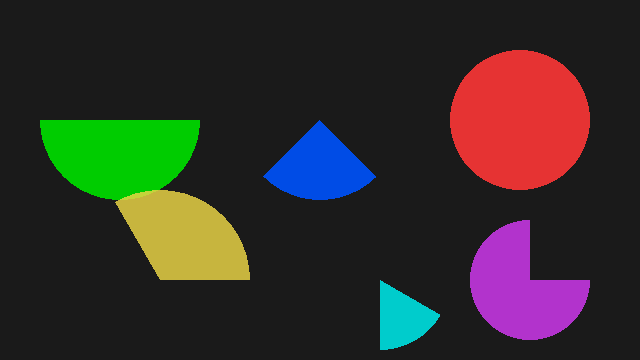
#> input picture tools/jpov/test/arc2d_640x360.png, 640 x 360 px
$ python rot_avg.py --src ../test/arc2d_640x360.png
#> lines starting #> are read from the running program, lines starting #| are printed output that depends on the picture; after the words box and inside, x2 and y2 are one past the last pixel; in counts of white or black regions, pixels touching at a corner belong together
#!/usr/bin/env python3
"""rot_avg.py — 旋转平均 / 角向低通：让火舌在任意旋转角下都不「露馅」。

输入单通道 alpha（256²），输出同尺寸。
提供 4 种方案（外加原始对照）：

  full      : 全角度平均（0..360，每 10° 一次）→ 最各向同性，但会丢火焰方向感
  limited   : 有限角度加权平均（±30°，Gaussian σ=12°）→ 保留向上，磨掉尖角
  ang_lp    : 极坐标角向低通（沿 θ 做 circular Gaussian，σ=10°）→ 只削高频角向结构
  harmonic  : 角向 Fourier 只留 DC + 1 次谐波（可选 2 次）→ 保留主轴、去掉尖角

用法：
  python3 rot_avg.py --src <png> --out /tmp/rotavg
"""

import argparse
import os

import cv2
import numpy as np
from PIL import Image
from scipy.ndimage import gaussian_filter1d


def load_alpha(path):
#> called with path = '../test/arc2d_640x360.png'
    im = Image.open(path).convert("RGBA")
#> im is the input picture: PIL image 640x360 RGBA; mean R, G, B, A 49.2, 44.5, 39.5, 253.5
    a = np.array(im, dtype=np.float32)[..., 3] / 255.0
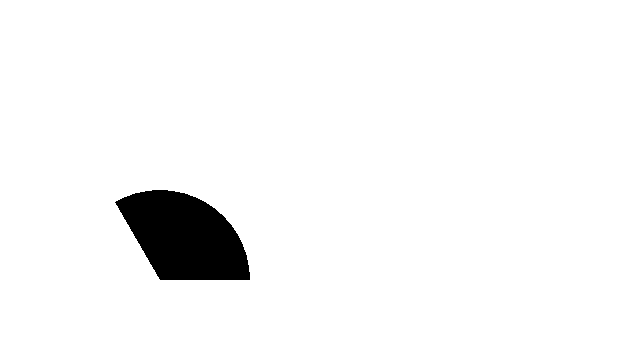
#> a: shape (360, 640) float32; values 0.839 (black) and 1 (white), 96.3% white; 1 black region, box (x1, y1, x2, y2) and area: (115, 190, 250, 280) 8463
    if a.max() < 1e-3:
        a = np.array(im.convert("L"), dtype=np.float32) / 255.0
    return a


def rotate(L, deg):
    h, w = L.shape
    M = cv2.getRotationMatrix2D((w / 2 - 0.5, h / 2 - 0.5), deg, 1.0)
    return cv2.warpAffine(L, M, (w, h), flags=cv2.INTER_LINEAR,
                          borderMode=cv2.BORDER_CONSTANT, borderValue=0.0)


def norm(L):
    m = L.max()
    return np.clip(L / m, 0, 1) if m > 0 else L


def avg_full(L, step=10):
    acc = np.zeros_like(L)
    n = 0
    for d in range(0, 360, step):
        acc += rotate(L, d)
        n += 1
    return norm(acc / n)


def avg_limited(L, half=30.0, sigma=12.0, step=2.0):
    acc = np.zeros_like(L)
    wsum = 0.0
    d = -half
    while d <= half + 1e-6:
        w = np.exp(-0.5 * (d / sigma) ** 2)
        acc += w * rotate(L, d)
        wsum += w
        d += step
    return norm(acc / max(wsum, 1e-6))


def avg_weighted_all(L, sigma_deg=60.0, step=5.0):
    """全角度加权平均（向上保留一点偏置）：σ 越大越各向同性。"""
    acc = np.zeros_like(L)
    wsum = 0.0
    d = -180.0
    while d < 180.0:
        w = np.exp(-0.5 * (d / sigma_deg) ** 2)
        acc += w * rotate(L, d)
        wsum += w
        d += step
    return norm(acc / max(wsum, 1e-6))


def _polar(L, R=None, A=720):
    h, w = L.shape
    R = R or int(min(h, w) // 2)
    return cv2.warpPolar(L, (R, A), (w / 2 - 0.5, h / 2 - 0.5), R,
                         cv2.WARP_POLAR_LINEAR)


def _unpolar(P, shape):
    h, w = shape
    R, A = P.shape[1], P.shape[0]
    return cv2.warpPolar(P, (w, h), (w / 2 - 0.5, h / 2 - 0.5), R,
                         cv2.WARP_POLAR_LINEAR + cv2.WARP_INVERSE_MAP)


def avg_ang_lp(L, sigma_deg=10.0, A=720):
    P = _polar(L, A=A)
    sig = sigma_deg / 360.0 * A
    P = gaussian_filter1d(P, sig, axis=0, mode="wrap")
    return norm(_unpolar(P, L.shape))


def avg_harmonic(L, keep=1, A=720):
    P = _polar(L, A=A)
    F = np.fft.rfft(P, axis=0)
    if keep is not None:
        F[keep + 1:, :] = 0
    P2 = np.fft.irfft(F, n=A, axis=0)
    return norm(_unpolar(P2.real, L.shape))


METHODS = [
    ("original", lambda L: L),
    ("full", avg_full),
    ("weighted60", lambda L: avg_weighted_all(L, 60)),
    ("weighted90", lambda L: avg_weighted_all(L, 90)),
    ("limited30", lambda L: avg_limited(L, 30, 12)),
    ("limited15", lambda L: avg_limited(L, 15, 8)),
    ("harmonic1", lambda L: avg_harmonic(L, 1)),
    ("harmonic2", lambda L: avg_harmonic(L, 2)),
    ("harmonic3", lambda L: avg_harmonic(L, 3)),
]


def to_rgb(L):
    v = (np.clip(L, 0, 1) * 255).astype(np.uint8)
    return np.dstack([v, v, v])


def main():
    ap = argparse.ArgumentParser()
    ap.add_argument("--src", required=True)
    ap.add_argument("--out", default="/tmp/rotavg")
    ap.add_argument("--cell", type=int, default=256)
    args = ap.parse_args()
    os.makedirs(args.out, exist_ok=True)

    L = load_alpha(args.src)
    if L.shape[0] != args.cell:
        L = cv2.resize(L, (args.cell, args.cell), interpolation=cv2.INTER_AREA)
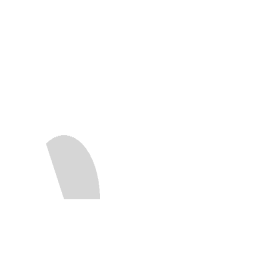
#> L: shape (256, 256) float32; min 0.839, max 1, mean 0.994

    rots = [0, 45, 90, 135]
    rows = []
    for name, fn in METHODS:
        V = fn(L)
        strip = np.concatenate([to_rgb(rotate(V, d)) for d in rots], axis=1)
        Image.fromarray(strip).save(os.path.join(args.out, f"{name}.png"))
        rows.append((name, strip))
        print(f"{name:10s} max {V.max():.2f} mean {V.mean():.3f}")
#> this loop made 9 passes
#| original   max 1.00 mean 0.994
#| full       max 1.00 mean 0.878
#| weighted60 max 1.00 mean 0.877
#| weighted90 max 1.00 mean 0.877
#| limited30  max 1.00 mean 0.930
#| limited15  max 1.00 mean 0.950
#| harmonic1  max 1.00 mean 0.001
#| harmonic2  max 1.00 mean 0.001
#> (further printed lines are left out)
#> pass 1, in to_rgb (call 3), `v = (np.clip(L, 0, 1) * 255).astype(np.uint8)`:
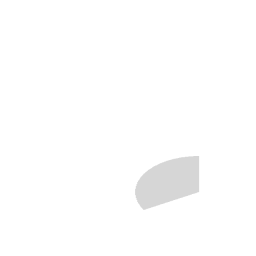
#> v: shape (256, 256); min 214, max 255, mean 253.5
#> pass 1, in to_rgb (call 4), `v = (np.clip(L, 0, 1) * 255).astype(np.uint8)`:
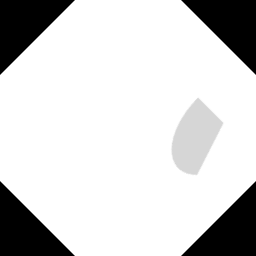
#> v: shape (256, 256); min 0, max 255, mean 209.7
#> after the loop:
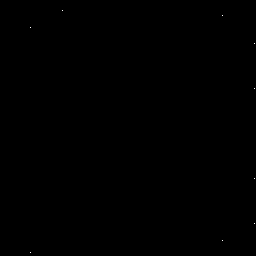
#> V: shape (256, 256) float64; min 0, max 1, mean 0.00121
#> after the loop:
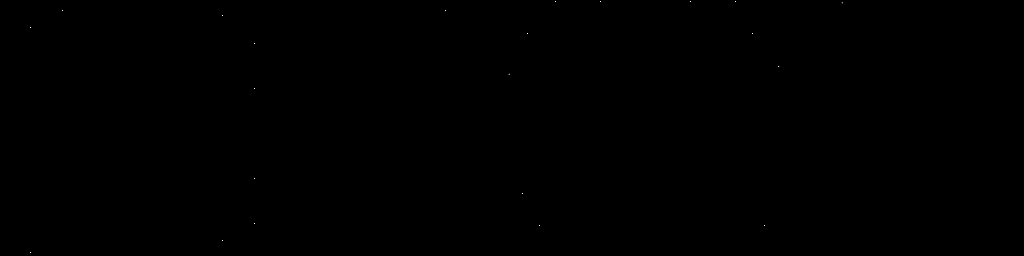
#> strip: shape (256, 1024, 3); min 0, max 255, mean 0
#> after the loop, rows = 9 items

    from PIL import ImageDraw
    lab = 110
    sheet = Image.new("RGB", (lab + args.cell * len(rots),
                              args.cell * len(rows)), (0, 0, 0))
#> sheet: PIL image 1134x2304 RGB; every value is 0
    d = ImageDraw.Draw(sheet)
    for r, (name, strip) in enumerate(rows):
        sheet.paste(Image.fromarray(strip), (lab, r * args.cell))
        d.text((8, r * args.cell + args.cell // 2), name, fill=(255, 255, 255))
#> this loop made 9 passes
#> name on passes 1 to 9: 'original', 'full', 'weighted60', 'weighted90', 'limited30', 'limited15', 'harmonic1', 'harmonic2', 'harmonic3'
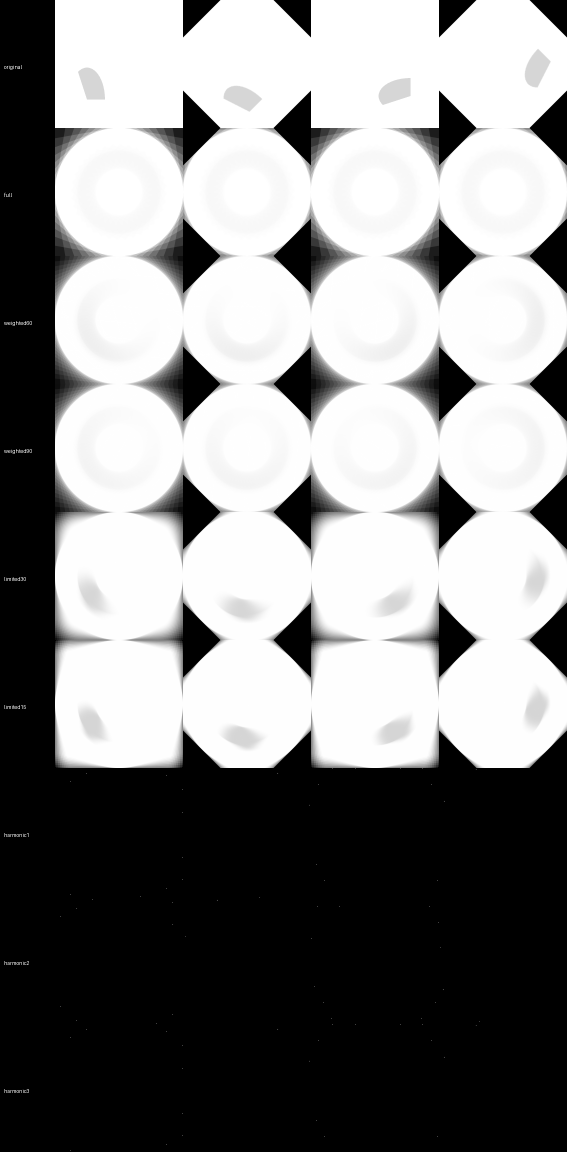
#> sheet: PIL image 1134x2304 RGB (shown at 1/2 size); min 0, max 255, mean 132.7
    out = os.path.join(args.out, "compare.png")
    sheet.save(out)
    print("wrote", out, sheet.size)
#> (printed output is left out)


if __name__ == "__main__":
    main()
